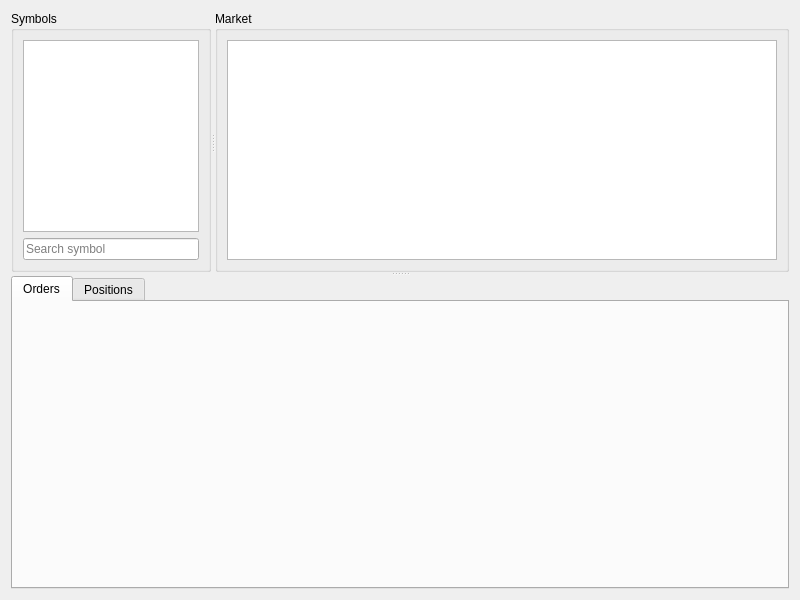
<?xml version="1.0" encoding="UTF-8"?>
<ui version="4.0">
 <class>HomeWidget</class>
 <widget class="QWidget" name="HomeWidget">
  <property name="geometry">
   <rect>
    <x>0</x>
    <y>0</y>
    <width>800</width>
    <height>600</height>
   </rect>
  </property>
  <property name="windowTitle">
   <string>Trade</string>
  </property>
  <layout class="QVBoxLayout" name="main_layout">
   <item>
    <widget class="QSplitter" name="symbols_market_account_splitter">
     <property name="orientation">
      <enum>Qt::Vertical</enum>
     </property>
     <widget class="QWidget" name="symbols_market_panel" native="true">
      <layout class="QVBoxLayout" name="symbols_market_layout">
       <property name="spacing">
        <number>0</number>
       </property>
       <property name="leftMargin">
        <number>0</number>
       </property>
       <property name="topMargin">
        <number>0</number>
       </property>
       <property name="rightMargin">
        <number>0</number>
       </property>
       <property name="bottomMargin">
        <number>0</number>
       </property>
       <item>
        <widget class="QSplitter" name="symbols_market_splitter">
         <property name="orientation">
          <enum>Qt::Horizontal</enum>
         </property>
         <widget class="QGroupBox" name="symbols_panel">
          <property name="sizePolicy">
           <sizepolicy hsizetype="Preferred" vsizetype="Preferred">
            <horstretch>1</horstretch>
            <verstretch>0</verstretch>
           </sizepolicy>
          </property>
          <property name="minimumSize">
           <size>
            <width>200</width>
            <height>0</height>
           </size>
          </property>
          <property name="title">
           <string>Symbols</string>
          </property>
          <layout class="QVBoxLayout" name="layout_in_symbols">
           <item>
            <widget class="QTreeView" name="symbols"/>
           </item>
           <item>
            <widget class="QLineEdit" name="search">
             <property name="placeholderText">
              <string>Search symbol</string>
             </property>
            </widget>
           </item>
          </layout>
         </widget>
         <widget class="QGroupBox" name="market_panel">
          <property name="sizePolicy">
           <sizepolicy hsizetype="Preferred" vsizetype="Preferred">
            <horstretch>255</horstretch>
            <verstretch>0</verstretch>
           </sizepolicy>
          </property>
          <property name="title">
           <string>Market</string>
          </property>
          <layout class="QVBoxLayout" name="layout_in_market">
           <item>
            <widget class="QTableView" name="market"/>
           </item>
          </layout>
         </widget>
        </widget>
       </item>
      </layout>
     </widget>
     <widget class="QTabWidget" name="account">
      <property name="sizePolicy">
       <sizepolicy hsizetype="Expanding" vsizetype="Expanding">
        <horstretch>0</horstretch>
        <verstretch>1</verstretch>
       </sizepolicy>
      </property>
      <property name="currentIndex">
       <number>0</number>
      </property>
      <widget class="QWidget" name="positions">
       <attribute name="title">
        <string>Orders</string>
       </attribute>
      </widget>
      <widget class="QWidget" name="orders">
       <attribute name="title">
        <string>Positions</string>
       </attribute>
      </widget>
     </widget>
    </widget>
   </item>
  </layout>
 </widget>
 <resources/>
 <connections/>
</ui>
